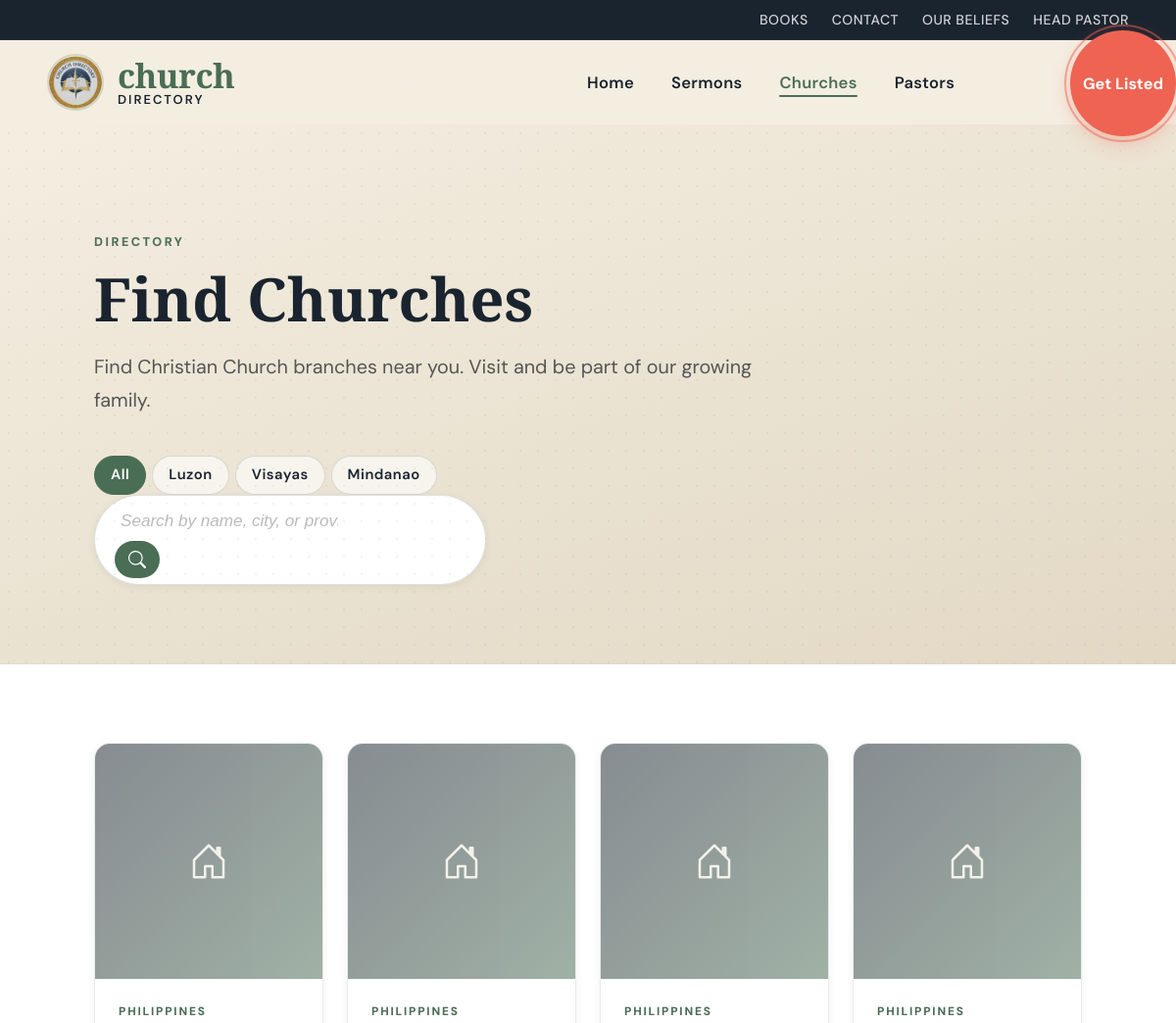
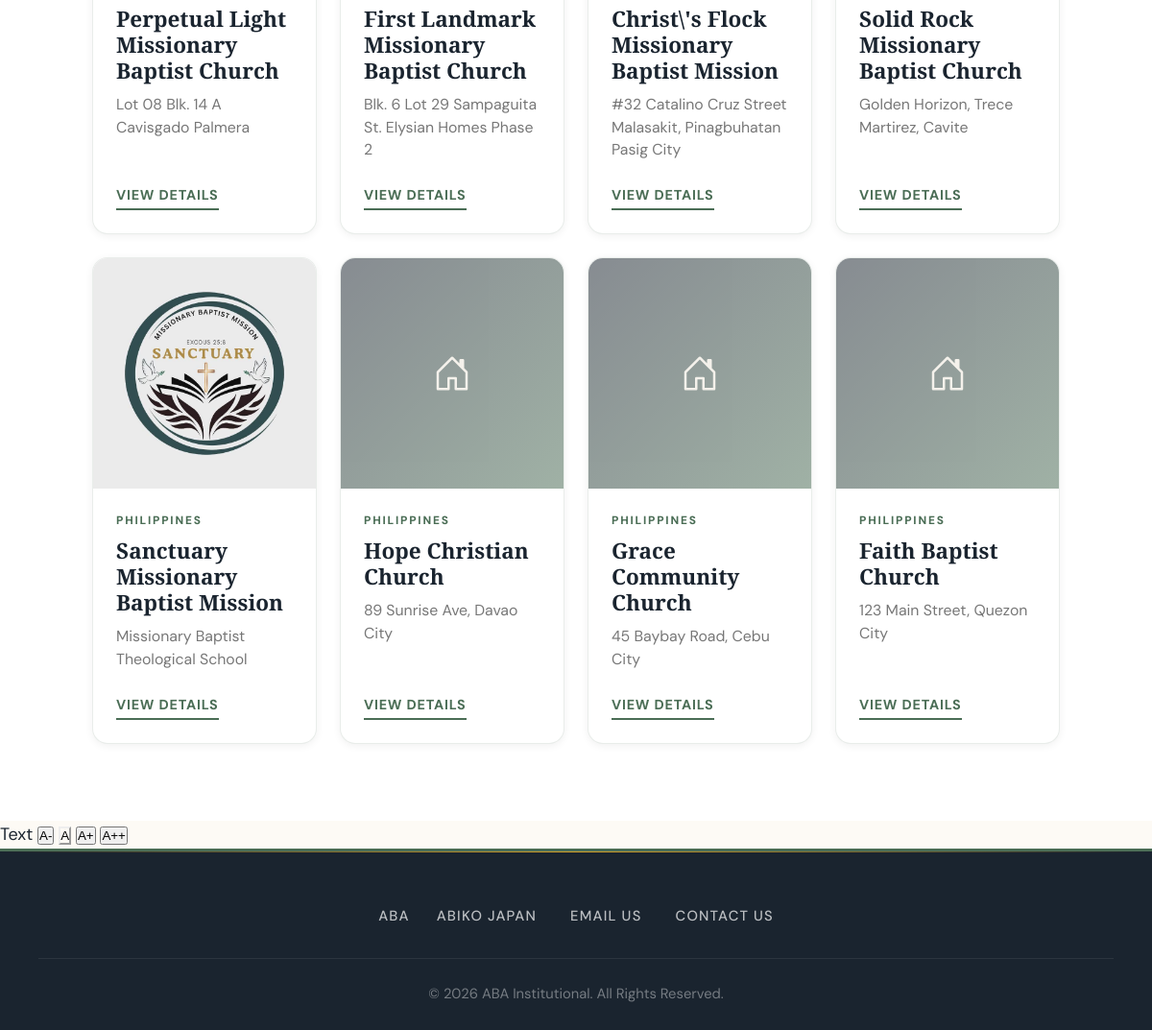
Page /churches.php on the committed database (2 pictures, top to bottom).
### tables this page shows
CREATE TABLE `churches` (
  `id` int(11) NOT NULL,
  `name` varchar(100) NOT NULL,
  `location` varchar(150) NOT NULL,
  `image` varchar(255) DEFAULT NULL,
  `description` text DEFAULT NULL,
  `contact` varchar(100) DEFAULT NULL,
  `email` varchar(150) NOT NULL,
  `website` varchar(255) NOT NULL,
  `instagram` varchar(100) NOT NULL,
  `pastor` varchar(150) NOT NULL,
  `facebook` varchar(255) NOT NULL
);

### churches.php (the view, shortened to what this page needs)
<?php
include 'config.php';
include 'header.php';
$search = isset($_GET['search']) ? trim($_GET['search']) : '';
$filterRegion = isset($_GET['region']) ? $_GET['region'] : 'All';
$regions = ['All', 'Luzon', 'Visayas', 'Mindanao'];
$sql = "SELECT * FROM churches WHERE 1=1";
$sql .= " ORDER BY id DESC";
$stmt = $mysqli->prepare($sql);
$stmt->execute();
$result = $stmt->get_result();
?>
<section class="church-hero">
    <div class="hero-inner">
        <span class="category-eyebrow">DIRECTORY</span>
        <h1>Find Churches</h1>
        <p class="intro">Find Christian Church branches near you. Visit and be part of our growing family.</p>
        <div class="region-nav">
            <?php foreach ($regions as $region): ?>
                <a href="?region=<?php echo $region; ?>"
                   class="region-link <?php echo $filterRegion === $region ? 'active' : ''; ?>">
                   <?php echo $region; ?>
                </a>
            <?php endforeach; ?>
        </div>
        <div class="search-wrapper">
            <form method="GET" class="aba-search-form">
                <div class="search-input-group">
                    <input type="text" name="search" id="aba-search-input"
                           placeholder="Search by name, city, or province..."
                           value="<?php echo htmlspecialchars($search); ?>">
                    <button type="submit" class="search-submit">
                        <svg xmlns="http://www.w3.org/2000/svg" width="18" height="18" fill="currentColor" viewBox="0 0 16 16">
                            <path d="M11.742 10.344a6.5 6.5 0 1 0-1.397 1.398h-.001q.044.06.098.115l3.85 3.85a1 1 0 0 0 1.415-1.414l-3.85-3.85a1 1 0 0 0-.115-.1zM12 6.5a5.5 5.5 0 1 1-11 0 5.5 5.5 0 0 1 11 0"/>
                        </svg>
                    </button>
                </div>
            </form>
        </div>
    </div>
</section>
<section class="church-grid-container">
    <div class="church-grid">
        <?php if ($result && $result->num_rows > 0): ?>
            <?php while ($row = $result->fetch_assoc()): ?>
                <article class="church-card">
<div class="image-container">
    <?php if (!empty($row['image']) && file_exists($row['image'])): ?>
        <img src="<?php echo htmlspecialchars($row['image']); ?>" alt="<?php echo htmlspecialchars($row['name']); ?>">
    <?php else: ?>
        <div class="aba-placeholder">
        </div>
    <?php endif; ?>
</div>
                    <div class="card-content">
                        <span class="region-tag"><?php echo htmlspecialchars($row['region'] ?? 'Philippines'); ?></span>
                        <h3><?php echo htmlspecialchars($row['name']); ?></h3>
                        <p class="location-text"><?php echo htmlspecialchars($row['location']); ?></p>
                        <a href="church_details.php?id=<?php echo $row['id']; ?>" class="view-btn">View Details</a>
                    </div>
                </article>
            <?php endwhile; ?>
        <?php endif; ?>
    </div>
</section>
<?php include 'footer.php'; ?>

### header.php (shortened to what this page needs)
<!DOCTYPE html>
<html lang="en">
<head>
  <link rel="stylesheet" href="css/base.css">
  <link rel="stylesheet" href="css/components.css">
  <link rel="stylesheet" href="css/sections.css">
  <link rel="stylesheet" href="css/sermons.css">
  <link rel="stylesheet" href="css/church_finder.css">
  <link rel="stylesheet" href="css/pastors.css">
  <link rel="stylesheet" href="css/contact.css">
  <link rel="stylesheet" href="css/books.css">
  <link rel="stylesheet" href="css/beliefs.css">
  <link rel="stylesheet" href="css/project.css">
  <link rel="stylesheet" href="css/pastor_view.css">
  <link rel="stylesheet" href="css/church_view.css">
  <link rel="stylesheet" href="https://cdn.jsdelivr.net/npm/bootstrap-icons@1.11.1/font/bootstrap-icons.css">
</head>
<body>
<header class="site-header">
    <div class="top-bar">
        <div class="header-container">
            <ul class="top-links">
                <li><a href="books.php">Books</a></li>
                <li><a href="contact.php">Contact</a></li>
                <li><a href="beliefs.php">Our Beliefs</a></li>
                <li><a href="project.php">Head Pastor</a></li>
            </ul>
        </div>
    </div>
    <div class="main-nav">
        <div class="header-container">
            <div class="logo-section">
                <a href="index.php" class="logo-link">
                    <img src="images/logo.jpg" alt="Logo">
                    <div class="logo-text-wrapper">
                        <span class="logo-top">church</span>
                        <span class="logo-bottom">directory</span>
                    </div>
                </a>
            </div>
            <nav>
                <ul class="nav-menu">
                    <li><a href="index.php" class="<?php echo basename($_SERVER['PHP_SELF']) == 'index.php' ? 'active' : ''; ?>">Home</a></li>
                    <li><a href="sermons.php" class="<?php echo basename($_SERVER['PHP_SELF']) == 'sermons.php' ? 'active' : ''; ?>">Sermons</a></li>
                    <li><a href="churches.php" class="<?php echo basename($_SERVER['PHP_SELF']) == 'churches.php' ? 'active' : ''; ?>">Churches</a></li>
                    <li><a href="pastor.php" class="<?php echo basename($_SERVER['PHP_SELF']) == 'pastor.php' ? 'active' : ''; ?>">Pastors</a></li>
                </ul>
            </nav>
            <div class="header-actions">
                <a href="https://docs.google.com/forms/d/e/1FAIpQLSdn2C7awmJZge1M5BZ9q3Kj2SMHMgjH0Y1ASp9YeRrLSI0leQ/viewform" target="_blank" class="join-btn">
                    Get Listed
                </a>
            </div>
        </div>
    </div>
</header>

### footer.php (shortened to what this page needs)
<footer class="aba-footer">
    <div class="footer-content">
        <div class="social-links">
            <a href="https://www.aba.org/" target="_blank">ABA</a>
            <a href="https://www.abikobaptistchurch.com/en" target="_blank">Abiko Japan</a>
            <a href="mailto:info@church.com"><i class="fas fa-envelope"></i> Email Us</a>
            <a href="contact.php"><i class="fas fa-envelope"></i> Contact Us</a>
        </div>
        <div class="footer-bottom">
            <p>&copy; <?php echo date('Y'); ?> ABA Institutional. All Rights Reserved.</p>
        </div>
    </div>
</footer>

### css/base.css (style rules this page uses)
* { margin: 0; padding: 0; box-sizing: border-box; }
:root { --aba-dark: #1a242f; --aba-cream: #f4eee1; --aba-accent: #ee6352; --aba-green: #4a6d55; --aba-gold: #D6A229; --aba-white: #ffffff; --aba-navy: #0B1F3F; --surface: #fdfaf5; --surface-alt: #f7f3ec; --border-soft: rgba(74,109,85,0.15); --text-muted: #6b7280; --shadow-sm: 0 2px 8px rgba(0,0,0,0.06); --shadow-md: 0 8px 28px rgba(0,0,0,0.10); --shadow-lg: 0 20px 60px rgba(0,0,0,0.14); --radius-card: 16px; --radius-pill: 100px; --transition: all 0.28s cubic-bezier(0.25,1,0.5,1); }
html, body { overflow-x: hidden; width: 100%; min-height: 100vh; display: flex; flex-direction: column; scroll-behavior: smooth; }
body { font-family: 'DM Sans', sans-serif; background: var(--surface); color: var(--aba-dark); line-height: 1.6; }
h1, h2, h3, h4, h5, h6 { font-family: 'Cormorant Garamond', serif; line-height: 1.15; color: var(--aba-dark); }
h1 { font-size: 3.6rem; font-weight: 700; }
h3 { font-size: 1.5rem; font-weight: 600; }
p { font-size: 1rem; line-height: 1.75; color: #3d4553; }

### css/sermons.css (style rules this page uses)
.sermons-hero, .church-hero { background: linear-gradient(160deg, var(--aba-cream) 0%, #e2d8c4 100%); padding: 110px 8% 80px; text-align: left; border-bottom: 1px solid rgba(0,0,0,0.07); position: relative; overflow: hidden; }
.sermons-hero::before, .church-hero::before { content: ""; position: absolute; top: 0; left: 0; width: 100%; height: 100%; background-image: radial-gradient(rgba(74,109,85,0.07) 1px, transparent 1px); background-size: 18px 18px; pointer-events: none; }
.sermons-hero h1, .church-hero h1 { font-family: 'Cormorant Garamond', serif; font-size: 3.4rem; color: var(--aba-dark); margin-bottom: 18px; position: relative; z-index: 1; }
.sermons-hero .intro, .church-hero .intro { font-size: 1.1rem; color: #555; max-width: 680px; margin-bottom: 40px; position: relative; z-index: 1; line-height: 1.7; }
.search-wrapper { max-width: 520px; }
.aba-search-form { background: var(--aba-white); border: 1.5px solid rgba(0,0,0,0.12); border-radius: var(--radius-pill); padding: 6px 6px 6px 20px; display: flex; align-items: center; max-width: 420px; transition: var(--transition); box-shadow: var(--shadow-sm); }
#aba-search-input { border: none; background: none; padding: 10px 6px; flex-grow: 1; outline: none; font-size: 0.95rem; color: var(--aba-dark); }
#aba-search-input::placeholder { color: #bbb; font-style: italic; }
.search-submit { background: var(--aba-green); border: none; color: white; cursor: pointer; padding: 10px 14px; border-radius: var(--radius-pill); transition: var(--transition); display: flex; align-items: center; }

### css/pastors.css (style rules this page uses)
.category-eyebrow { font-size: 0.7rem; font-weight: 800; color: var(--aba-green); letter-spacing: 2.5px; text-transform: uppercase; display: block; margin-bottom: 12px; position: relative; z-index: 1; }
.search-wrapper { max-width: 520px; }
.aba-search-form { background: var(--aba-white); border: 1.5px solid rgba(0,0,0,0.12); border-radius: var(--radius-pill, 100px); padding: 6px 6px 6px 20px; display: flex; align-items: center; max-width: 400px; transition: all 0.3s ease; box-shadow: 0 2px 8px rgba(0,0,0,0.06); }
#aba-search-input { border: none; background: none; padding: 10px 6px; flex-grow: 1; outline: none; font-size: 0.95rem; }
#aba-search-input::placeholder { color: #bbb; font-style: italic; }
.search-submit { background: var(--aba-green); border: none; color: white; cursor: pointer; padding: 10px 14px; border-radius: var(--radius-pill, 100px); transition: all 0.22s ease; display: flex; align-items: center; }
.image-container { width: 100%; height: 240px; overflow: hidden; background: #f5f5f5; }
.image-container img { width: 100%; height: 100%; object-fit: cover; transition: transform 0.4s ease; }
.aba-placeholder { width: 100%; height: 100%; background: linear-gradient(135deg, var(--aba-dark) 0%, var(--aba-green) 100%); display: flex; align-items: center; justify-content: center; font-family: 'Cormorant Garamond', serif; color: var(--aba-cream); font-size: 4rem; font-weight: 700; }
.card-content { padding: 24px; display: flex; flex-direction: column; flex-grow: 1; }
.view-btn { margin-top: auto; text-decoration: none; color: var(--aba-green); font-weight: 700; font-size: 0.8rem; text-transform: uppercase; letter-spacing: 0.8px; border-bottom: 2px solid var(--aba-green); padding-bottom: 2px; align-self: flex-start; transition: all 0.22s ease; display: inline-flex; align-items: center; gap: 5px; }

### rows in the picture
churches: region "PHILIPPINES", name "Perpetual Light Missionary Baptist Church", location "Lot 08 Blk. 14 A Cavisgado Palmera"
churches: region "PHILIPPINES", name "First Landmark Missionary Baptist Church", location "Blk. 6 Lot 29 Sampaguita St. Elysian Homes Phase 2"
churches: region "PHILIPPINES", name "Christ\\'s Flock Missionary Baptist Mission", location "#32 Catalino Cruz Street Malasakit, Pinagbuhatan Pasig City"
churches: region "PHILIPPINES", name "Solid Rock Missionary Baptist Church", location "Golden Horizon, Trece Martirez, Cavite"
churches: image (picture), region "PHILIPPINES", name "Sanctuary Missionary Baptist Mission", location "Missionary Baptist Theological School"
churches: region "PHILIPPINES", name "Hope Christian Church", location "89 Sunrise Ave, Davao City"
churches: region "PHILIPPINES", name "Grace Community Church", location "45 Baybay Road, Cebu City"
churches: region "PHILIPPINES", name "Faith Baptist Church", location "123 Main Street, Quezon City"

### other values in the picture
$region "All"
$region "Luzon"
$region "Visayas"
$region "Mindanao"
